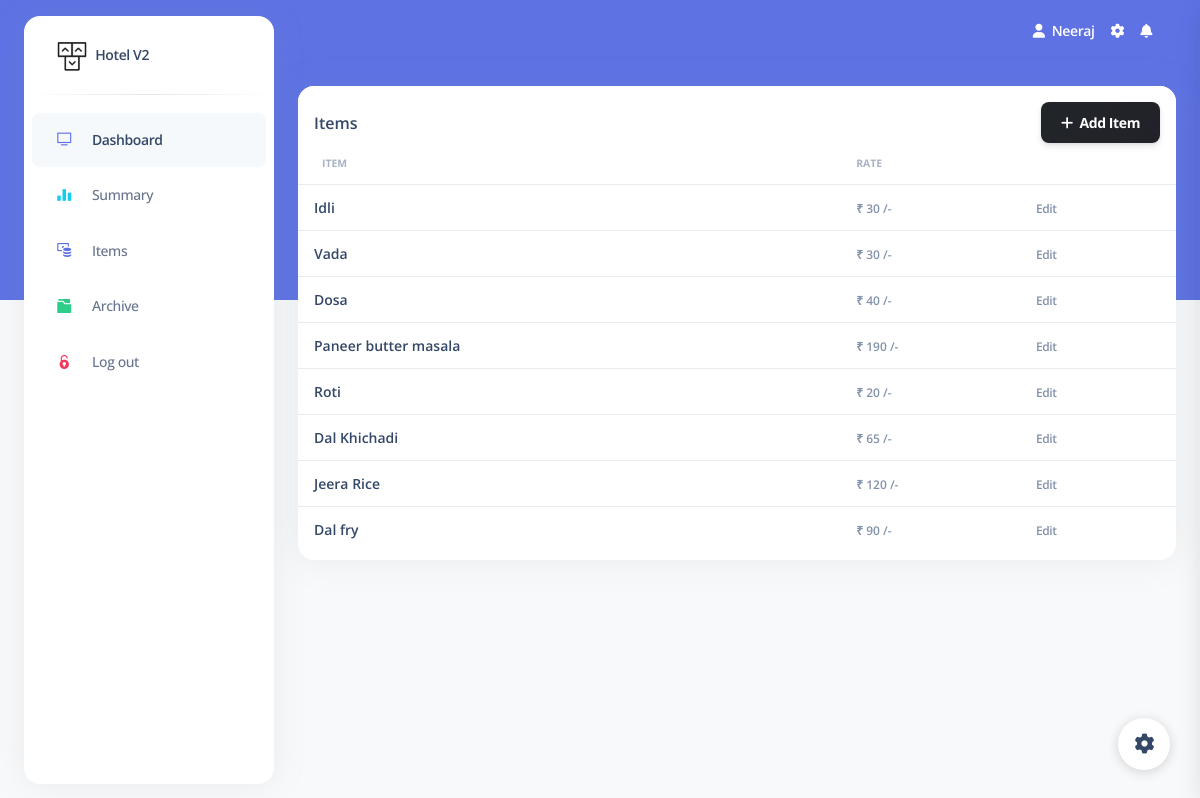
Screenshot of /items (signed in) with the database file from the repository.
### app.py (models this page shows, shortened)
class user_details(db.Model, UserMixin):
    id = db.Column(db.Integer, unique=True, nullable=False, primary_key=True, autoincrement=True)
    name = db.Column(db.String(80), nullable=False)
    surname = db.Column(db.String(80))
    username = db.Column(db.String(80), unique=True, nullable=False)
    email = db.Column(db.String(120), unique=True)
    password = db.Column(db.String(80), nullable=False)
    phone = db.Column(db.Integer)
    role = db.Column(db.String(120), nullable=False)
    date_created = db.Column(db.DateTime, default=datetime.utcnow)

class items(db.Model):
    item_id = db.Column(db.Integer, unique=True, nullable=False, autoincrement=True, primary_key=True)
    name = db.Column(db.String(80), nullable=False)
    rate = db.Column(db.String(80), nullable=False)
    category = db.Column(db.String(120))
    sales = db.Column(db.String(120), nullable=False)

### app.py (the view)
    @app.route('/items', methods=['GET'])
    @login_required
    def owner_items():
        items_list = items.query.all()
        data = {
            'items_list': items_list
        }
        return render_template('items.html', data=data)

### app.py (called while the page is built)
@login_manager.user_loader
def user_loader(id):
    return user_details.query.get(id)

### templates/items.html (shortened to what this page needs)
{% extends 'base.html' %}
{% block content %}
    <div class="container-fluid py-4">
        <div class="row">
            <div class="col-12">
              <div class="card mb-4">
                <div class="card-header pb-0 p-3">
                  <div class="row">
                    <div class="col-6 d-flex align-items-center">
                      <h6 class="mb-0">Items</h6>
                    </div>
                    <div class="col-6 text-end">
<button type="button" class="btn bg-gradient-dark mb-0" data-bs-toggle="modal" data-bs-target="#add_item">
  <i class="fas fa-plus"></i>&nbsp;&nbsp;Add Item
</button>
                    </div>
                  </div>
                </div>
                <div class="card-body px-0 pt-0 pb-2">
                  <div class="table-responsive p-0">
                    <table class="table align-items-center mb-0">
                      <thead>
                        <tr>
                          <th class="text-uppercase text-secondary text-xxs font-weight-bolder opacity-7">Item</th>
                          <th class="text-uppercase text-secondary text-xxs font-weight-bolder opacity-7 ps-2">Rate</th>
                          <th class="text-secondary opacity-7"></th>
                        </tr>
                      </thead>
                      <tbody>
                        {% for item in data['items_list'] %}
                        <tr>
                          <td>
                            <div class="d-flex px-2 py-1">
                              <div class="d-flex flex-column justify-content-center">
                                <h6 class="mb-0 text-sm">{{ item.name }}</h6>
                              </div>
                            </div>
                          </td>
                          <td class="align-middle">
                            <span class="text-secondary text-xs font-weight-bold">₹ {{ item.rate }} /-</span>
                          </td>
                          <td class="align-middle">
                            <a class="text-secondary font-weight-bold text-xs" data-bs-toggle="modal" data-bs-target="#modal{{ item.item_id }}">
                              Edit
                            </a>
                            </div>
                          </td>
                        </tr>
                        {% endfor %}
{% endblock %}

### templates/base.html (shortened to what this page needs)
<!DOCTYPE html>
<html lang="en">
<head>
  <link href="{{ url_for('static', filename='css/nucleo-icons.css') }}" rel="stylesheet" />
  <link href="{{ url_for('static', filename='css/nucleo-svg.css') }}" rel="stylesheet" />
<link rel="stylesheet" href="https://cdnjs.cloudflare.com/ajax/libs/selectize.js/0.12.6/css/selectize.bootstrap3.min.css" />
  <link href="{{ url_for('static', filename='css/nucleo-svg.css') }}" rel="stylesheet" />
  <link id="pagestyle" href="{{ url_for('static', filename='css/argon-dashboard.css') }}" rel="stylesheet" />
</head>
<body class="g-sidenav-show   bg-gray-100">
  <aside class="sidenav bg-white navbar navbar-vertical navbar-expand-xs border-0 border-radius-xl my-3 fixed-start ms-4 " id="sidenav-main">
    <div class="sidenav-header">
      <a class="navbar-brand m-0" href=" https://demos.creative-tim.com/argon-dashboard/pages/dashboard.html " target="_blank">
        <img src="{{ url_for('static', filename='img/logo-ct-dark.png') }}" class="navbar-brand-img h-100" alt="main_logo">
        <span class="ms-1 font-weight-bold">Hotel V2</span>
      </a>
    </div>
    <hr class="horizontal dark mt-0">
    <div class="collapse navbar-collapse  w-auto " id="sidenav-collapse-main">
      <ul class="navbar-nav">
        <li class="nav-item">
          <a class="nav-link active" href="/dashboard">
            <div class="icon icon-shape icon-sm border-radius-md text-center me-2 d-flex align-items-center justify-content-center">
              <i class="ni ni-tv-2 text-primary text-sm opacity-10"></i>
            </div>
            <span class="nav-link-text ms-1">Dashboard</span>
          </a>
        </li>
      <li class="nav-item">
          <a class="nav-link {% block summary %}{% endblock %}" href="/summary">
            <div class="icon icon-shape icon-sm border-radius-md text-center me-2 d-flex align-items-center justify-content-center">
              <i class="ni ni-chart-bar-32 text-info text-sm opacity-10"></i>
            </div>
            <span class="nav-link-text ms-1">Summary</span>
          </a>
        </li>
      <li class="nav-item">
          <a class="nav-link {% block items %}{% endblock %}" href="/items">
            <div class="icon icon-shape icon-sm border-radius-md text-center me-2 d-flex align-items-center justify-content-center">
              <i class="ni ni-money-coins text-primary text-sm opacity-10"></i>
            </div>
            <span class="nav-link-text ms-1">Items</span>
          </a>
        </li>
      <li class="nav-item">
          <a class="nav-link {% block archive %}{% endblock %}" href="/archive_item">
            <div class="icon icon-shape icon-sm border-radius-md text-center me-2 d-flex align-items-center justify-content-center">
              <i class="ni ni-folder-17 text-success text-sm opacity-10"></i>
            </div>
            <span class="nav-link-text ms-1">Archive</span>
          </a>
        </li>
      <li class="nav-item">
          <a class="nav-link " href="/logout">
            <div class="icon icon-shape icon-sm border-radius-md text-center me-2 d-flex align-items-center justify-content-center">
              <i class="ni ni-lock-circle-open text-danger text-sm opacity-10"></i>
            </div>
            <span class="nav-link-text ms-1">Log out</span>
          </a>
        </li>
      </ul>
    </div>
  </aside>
  <main class="main-content position-relative border-radius-lg ">
    <nav class="navbar navbar-main navbar-expand-lg px-0 mx-4 shadow-none border-radius-xl " id="navbarBlur" data-scroll="false">
      <div class="container-fluid py-1 px-3">
        <div class="collapse navbar-collapse mt-sm-0 mt-2 me-md-0 me-sm-4" id="navbar">
          <ul class="navbar-nav  justify-content-end">
            <li class="nav-item d-flex align-items-center">
              <a href="javascript:;" class="nav-link text-white font-weight-bold px-0">
                <i class="fa fa-user me-sm-1"></i>
                <span class="d-sm-inline d-none">{{ current_user.name }}</span>
              </a>
            </li>
            <li class="nav-item px-3 d-flex align-items-center">
              <a href="javascript:;" class="nav-link text-white p-0">
                <i class="fa fa-cog fixed-plugin-button-nav cursor-pointer"></i>
              </a>
            </li>
            <li class="nav-item dropdown pe-2 d-flex align-items-center">
              <a href="javascript:;" class="nav-link text-white p-0" id="dropdownMenuButton" data-bs-toggle="dropdown" aria-expanded="false">
                <i class="fa fa-bell cursor-pointer"></i>
              </a>
            </li>
          </ul>
        </div>
      </div>
    </nav>
    {% block content %}
    {% endblock %}
  </main>
  <div class="fixed-plugin">
    <a class="fixed-plugin-button text-dark position-fixed px-3 py-2">
      <i class="fa fa-cog py-2"> </i>
    </a>
  </div>
</body>
</html>

### static/css/nucleo-svg.css (style rules this page uses)
.icon { display: inline-block; color: #111111; height: 1em; width: 1em; }
.icon-sm { height: 0.8em; width: 0.8em; }
.icon { fill: currentColor; stroke: none; }

### rows the page displays
user_details: name "Neeraj"
items: name "Idli", rate "30"
items: name "Vada", rate "30"
items: name "Dosa", rate "40"
items: name "Paneer butter masala", rate "190"
items: name "Roti", rate "20"
items: name "Dal Khichadi", rate "65"
items: name "Jeera Rice", rate "120"
items: name "Dal fry", rate "90"
